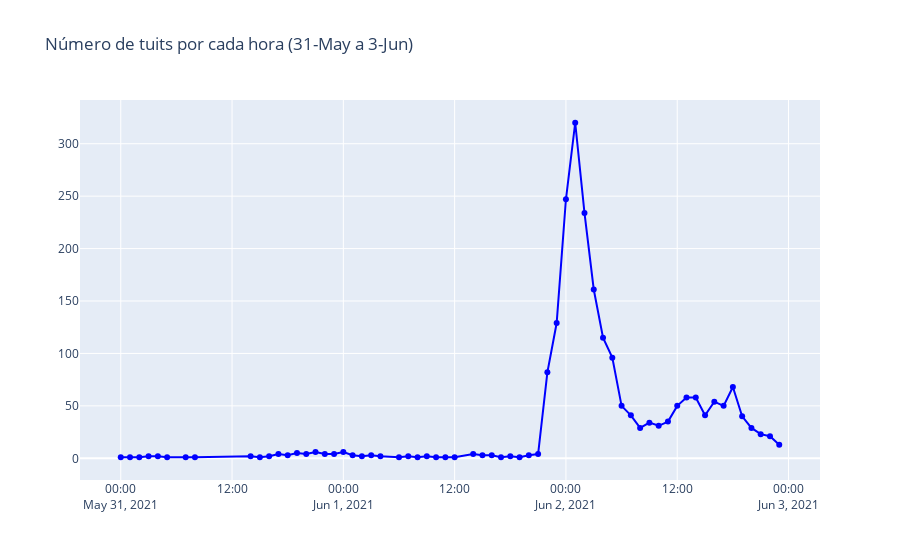

Notebook code cell kept with this figure:
### Code cell
import plotly.io as pio
import plotly.express as px
import plotly.graph_objs as go
from plotly.offline import download_plotlyjs, init_notebook_mode, plot, iplot

import matplotlib.pyplot as plt
%matplotlib inline
init_notebook_mode(connected=True)


trace = go.Scatter(x=temp.hora.values,
                   y=temp.cnt.values,
                   text=[f"Fecha: {f}<br>Tuits: {c}" for f,c in zip(temp.hora.values,temp.cnt.values)],
                   hoverinfo='text',
                   mode='lines+markers',
                   name='Horas',
                   line={'color': 'blue'})

layout = go.Layout(title="Número de tuits por cada hora (31-May a 3-Jun)")

fig = go.Figure(data=[trace], layout=layout)
iplot(fig)

### Figure 1 — Plotly figure (JSON) as saved in the notebook; plotly's stock layout.template omitted (floating-point values rounded to 4 significant figures)
{"data": [{"hoverinfo": "text", "line": {"color": "blue"}, "mode": "lines+markers", "name": "Horas", "text": ["Fecha: 2021-05-31 00:00:00<br>Tuits: 1", "Fecha: 2021-05-31 01:00:00<br>Tuits: 1", "Fecha: 2021-05-31 02:00:00<br>Tuits: 1", "Fecha: 2021-05-31 03:00:00<br>Tuits: 2", "Fecha: 2021-05-31 04:00:00<br>Tuits: 2", "Fecha: 2021-05-31 05:00:00<br>Tuits: 1", "Fecha: 2021-05-31 07:00:00<br>Tuits: 1", "Fecha: 2021-05-31 08:00:00<br>Tuits: 1", "Fecha: 2021-05-31 14:00:00<br>Tuits: 2", "Fecha: 2021-05-31 15:00:00<br>Tuits: 1", "Fecha: 2021-05-31 16:00:00<br>Tuits: 2", "Fecha: 2021-05-31 17:00:00<br>Tuits: 4", "Fecha: 2021-05-31 18:00:00<br>Tuits: 3", "Fecha: 2021-05-31 19:00:00<br>Tuits: 5", "Fecha: 2021-05-31 20:00:00<br>Tuits: 4", "Fecha: 2021-05-31 21:00:00<br>Tuits: 6", "Fecha: 2021-05-31 22:00:00<br>Tuits: 4", "Fecha: 2021-05-31 23:00:00<br>Tuits: 4", "Fecha: 2021-06-01 00:00:00<br>Tuits: 6", "Fecha: 2021-06-01 01:00:00<br>Tuits: 3", "Fecha: 2021-06-01 02:00:00<br>Tuits: 2", "Fecha: 2021-06-01 03:00:00<br>Tuits: 3", "Fecha: 2021-06-01 04:00:00<br>Tuits: 2", "Fecha: 2021-06-01 06:00:00<br>Tuits: 1", "Fecha: 2021-06-01 07:00:00<br>Tuits: 2", "Fecha: 2021-06-01 08:00:00<br>Tuits: 1", "Fecha: 2021-06-01 09:00:00<br>Tuits: 2", "Fecha: 2021-06-01 10:00:00<br>Tuits: 1", "Fecha: 2021-06-01 11:00:00<br>Tuits: 1", "Fecha: 2021-06-01 12:00:00<br>Tuits: 1", "Fecha: 2021-06-01 14:00:00<br>Tuits: 4", "Fecha: 2021-06-01 15:00:00<br>Tuits: 3", "Fecha: 2021-06-01 16:00:00<br>Tuits: 3", "Fecha: 2021-06-01 17:00:00<br>Tuits: 1", "Fecha: 2021-06-01 18:00:00<br>Tuits: 2", "Fecha: 2021-06-01 19:00:00<br>Tuits: 1", "Fecha: 2021-06-01 20:00:00<br>Tuits: 3", "Fecha: 2021-06-01 21:00:00<br>Tuits: 4", "Fecha: 2021-06-01 22:00:00<br>Tuits: 82", "Fecha: 2021-06-01 23:00:00<br>Tuits: 129", "Fecha: 2021-06-02 00:00:00<br>Tuits: 247", "Fecha: 2021-06-02 01:00:00<br>Tuits: 320", "Fecha: 2021-06-02 02:00:00<br>Tuits: 234", "Fecha: 2021-06-02 03:00:00<br>Tuits: 161", "Fecha: 2021-06-02 04:00:00<br>Tuits: 115", "Fecha: 2021-06-02 05:00:00<br>Tuits: 96", "Fecha: 2021-06-02 06:00:00<br>Tuits: 50", "Fecha: 2021-06-02 07:00:00<br>Tuits: 41", "Fecha: 2021-06-02 08:00:00<br>Tuits: 29", "Fecha: 2021-06-02 09:00:00<br>Tuits: 34", "Fecha: 2021-06-02 10:00:00<br>Tuits: 31", "Fecha: 2021-06-02 11:00:00<br>Tuits: 35", "Fecha: 2021-06-02 12:00:00<br>Tuits: 50", "Fecha: 2021-06-02 13:00:00<br>Tuits: 58", "Fecha: 2021-06-02 14:00:00<br>Tuits: 58", "Fecha: 2021-06-02 15:00:00<br>Tuits: 41", "Fecha: 2021-06-02 16:00:00<br>Tuits: 54", "Fecha: 2021-06-02 17:00:00<br>Tuits: 50", "Fecha: 2021-06-02 18:00:00<br>Tuits: 68", "Fecha: 2021-06-02 19:00:00<br>Tuits: 40", "Fecha: 2021-06-02 20:00:00<br>Tuits: 29", "Fecha: 2021-06-02 21:00:00<br>Tuits: 23", "Fecha: 2021-06-02 22:00:00<br>Tuits: 21", "Fecha: 2021-06-02 23:00:00<br>Tuits: 13"], "type": "scatter", "x": ["2021-05-31 00:00:00", "2021-05-31 01:00:00", "2021-05-31 02:00:00", "2021-05-31 03:00:00", "2021-05-31 04:00:00", "2021-05-31 05:00:00", "2021-05-31 07:00:00", "2021-05-31 08:00:00", "2021-05-31 14:00:00", "2021-05-31 15:00:00", "2021-05-31 16:00:00", "2021-05-31 17:00:00", "2021-05-31 18:00:00", "2021-05-31 19:00:00", "2021-05-31 20:00:00", "2021-05-31 21:00:00", "2021-05-31 22:00:00", "2021-05-31 23:00:00", "2021-06-01 00:00:00", "2021-06-01 01:00:00", "2021-06-01 02:00:00", "2021-06-01 03:00:00", "2021-06-01 04:00:00", "2021-06-01 06:00:00", "2021-06-01 07:00:00", "2021-06-01 08:00:00", "2021-06-01 09:00:00", "2021-06-01 10:00:00", "2021-06-01 11:00:00", "2021-06-01 12:00:00", "2021-06-01 14:00:00", "2021-06-01 15:00:00", "2021-06-01 16:00:00", "2021-06-01 17:00:00", "2021-06-01 18:00:00", "2021-06-01 19:00:00", "2021-06-01 20:00:00", "2021-06-01 21:00:00", "2021-06-01 22:00:00", "2021-06-01 23:00:00", "2021-06-02 00:00:00", "2021-06-02 01:00:00", "2021-06-02 02:00:00", "2021-06-02 03:00:00", "2021-06-02 04:00:00", "2021-06-02 05:00:00", "2021-06-02 06:00:00", "2021-06-02 07:00:00", "2021-06-02 08:00:00", "2021-06-02 09:00:00", "2021-06-02 10:00:00", "2021-06-02 11:00:00", "2021-06-02 12:00:00", "2021-06-02 13:00:00", "2021-06-02 14:00:00", "2021-06-02 15:00:00", "2021-06-02 16:00:00", "2021-06-02 17:00:00", "2021-06-02 18:00:00", "2021-06-02 19:00:00", "2021-06-02 20:00:00", "2021-06-02 21:00:00", "2021-06-02 22:00:00", "2021-06-02 23:00:00"], "y": [1, 1, 1, 2, 2, 1, 1, 1, 2, 1, 2, 4, 3, 5, 4, 6, 4, 4, 6, 3, 2, 3, 2, 1, 2, 1, 2, 1, 1, 1, 4, 3, 3, 1, 2, 1, 3, 4, 82, 129, 247, 320, 234, 161, 115, 96, 50, 41, 29, 34, 31, 35, 50, 58, 58, 41, 54, 50, 68, 40, 29, 23, 21, 13]}], "layout": {"title": {"text": "Número de tuits por cada hora (31-May a 3-Jun)"}}}
